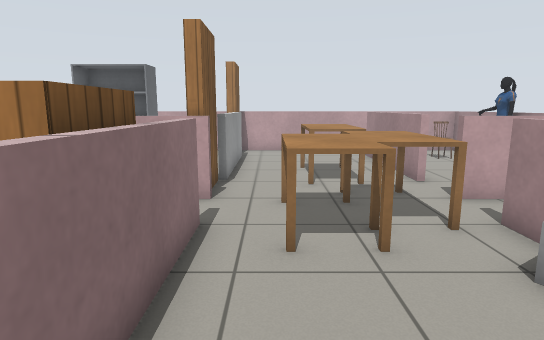
view 1 (above)

13 first-person views from a walk through a Gazebo world. The camera is 1.1 m above the floor, tilts 10° down and sees 75° across. The floor is counted in squares, 0.5 m on a side. Each view is taken from the middle of a square. On the plan, view 1 faces up. The plan holds only what a view shows up to about 19 squares ahead; the rest is blank. Gazebo's built-in surfaces are drawn with simple patterns. Some stock models are drawn as simple stand-ins. Some surface patterns are stand-ins.

view 2
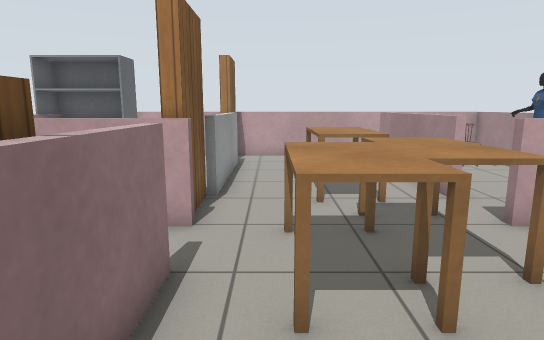

view 3
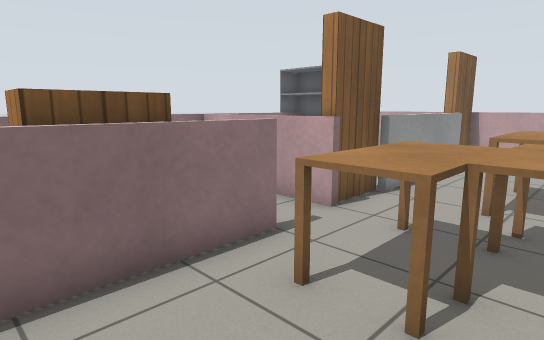

view 4
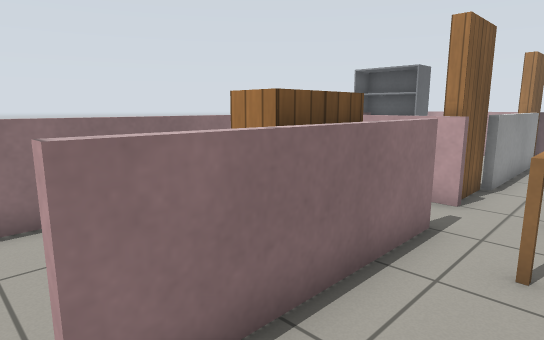

view 5
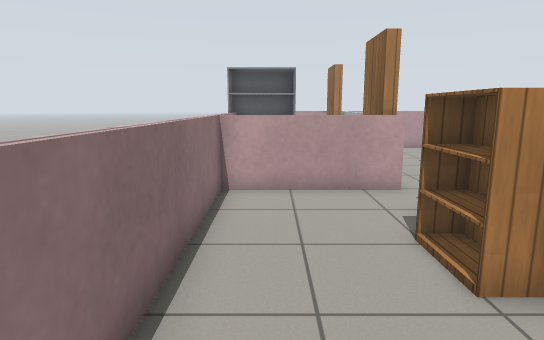

view 6
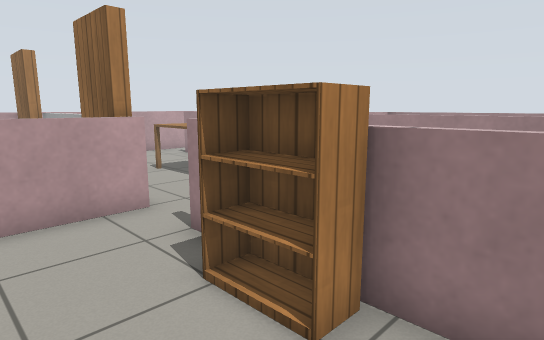

view 7
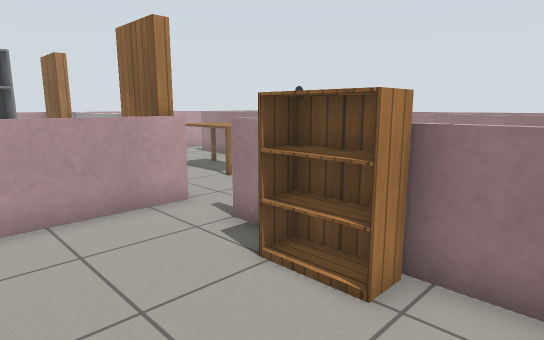

view 8
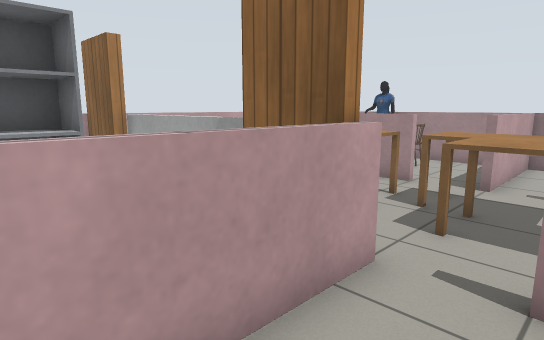

view 9
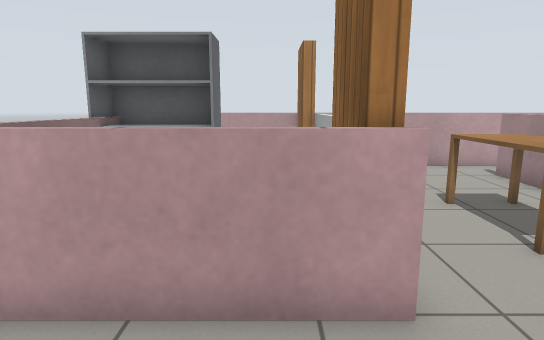

view 10
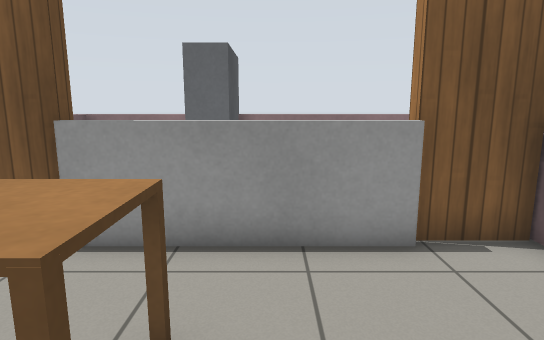

view 11
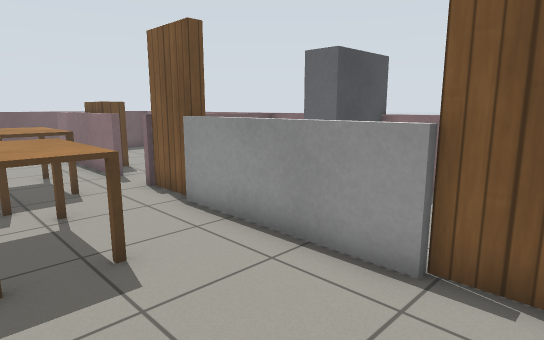

view 12
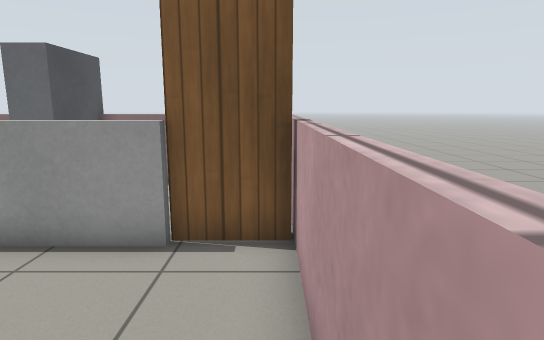

view 13
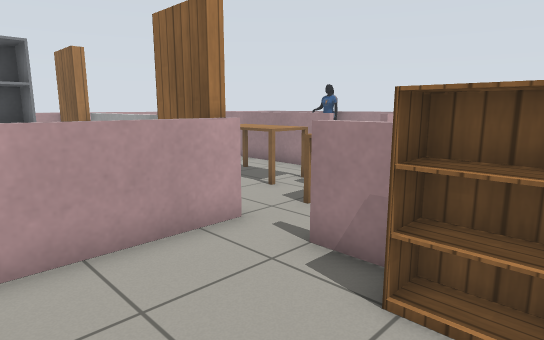

### Floor plan
Key: @ floor where view 1 was taken; # wall or solid block; . floor; = window, fence, low wall or low ledge; B white box; P person; S shelf; T table; K bookshelf; G grey box; O other object.
Columns run from 7 left of view 1 to 10 right of it. Each row starts with its distance up from view 1.
 19     ##===========
 18  #####...........=
 17  #   #.......  ..=
 16  #   B......= OO.=
 15  #   B......= .O.=
 14 ##   B......=...P#
 13 #SSS B..TT..=....=
 12 #SSS B..TT..=.OO.=
 11 ##   B..TT..=....=
 10 ##   #..TT.......=
  9 #====#...TT.=====#
  8 =......TTTT......=
  7 =......TTTT...   =
  6 =.....=TTTT.=    =
  5 =.....=.T...O    =
  4 =....K=....GO    =
  3 =....K=.... O    =
  2 =.....=.. . O
  1 =.....=
  0   ...  @.
 -1   .
 -2     ====

Where each view was taken, in squares from view 1:
view 1: 0 up, 0 right, facing up
view 2: 2 up, 0 right, facing up
view 3: 2 up, 3 right, facing up-left
view 4: 0 up, 1 right, facing up-left
view 5: 1 down, 5 left, facing up
view 6: 1 up, 5 left, facing up-right
view 7: 1 up, 6 left, facing up-right
view 8: 6 up, 6 left, facing up-right
view 9: 5 up, 3 left, facing up
view 10: 14 up, 4 right, facing left
view 11: 18 up, 3 right, facing down-left
view 12: 18 up, 4 right, facing left
view 13: 3 up, 6 left, facing up-right
